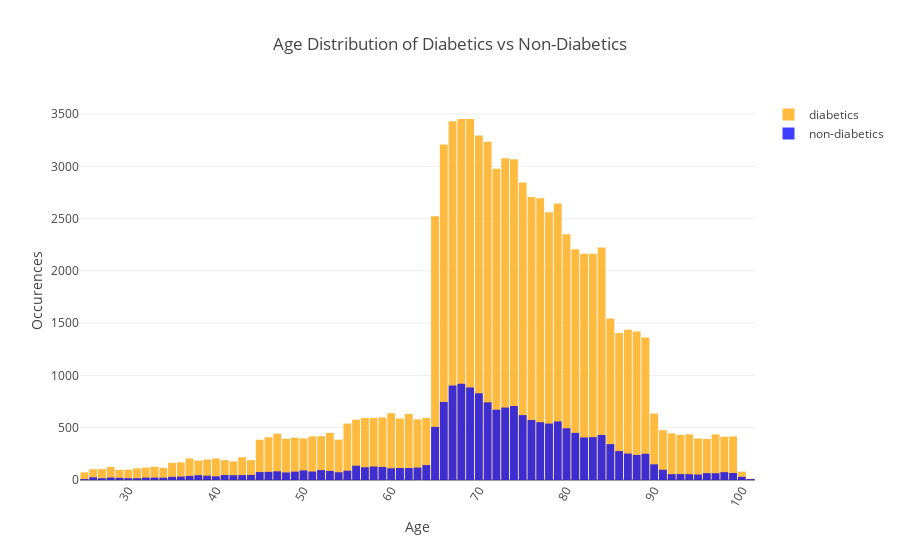

The notebook cell saved with this chart:
### Markdown cell above
### Diabetic vs non-Diabetic age distributions

### Code cell
import numpy as np
from plotly.offline import download_plotlyjs, init_notebook_mode, iplot
import plotly.graph_objs as go

# This is to use ployly offline
init_notebook_mode(connected=True)

iframe = None

#Original data
diab_data = go.Bar(x=diabetics['age'], y=diabetics['count'], name="diabetics", marker=dict(
        color='#FFA500'), opacity=0.75)
non_diab_data = go.Bar(x=non_diabetics['age'], y=non_diabetics['count'], name="non-diabetics", marker=dict(
        color='#0000FF'), opacity=0.75)

layout = go.Layout(
    title='Age Distribution of Diabetics vs Non-Diabetics', 
    xaxis={'title':'Age', 'tickangle': 300, 'exponentformat': 'none'}, 
    yaxis={'title':'Occurences'},
    showlegend=True,
    bargap=0.1,
    barmode='overlay')

data_all = [diab_data, non_diab_data]

fig = go.Figure(data=data_all, layout=layout)

iplot(fig, filename='overlaid histogram')

### Figure 1 — Plotly figure (JSON) as saved in the notebook; plotly's stock layout.template omitted (floating-point values rounded to 4 significant figures)
{"data": [{"marker": {"color": "#FFA500"}, "name": "diabetics", "opacity": 0.75, "type": "bar", "x": [25, 26, 27, 28, 29, 30, 31, 32, 33, 34, 35, 36, 37, 38, 39, 40, 41, 42, 43, 44, 45, 46, 47, 48, 49, 50, 51, 52, 53, 54, 55, 56, 57, 58, 59, 60, 61, 62, 63, 64, 65, 66, 67, 68, 69, 70, 71, 72, 73, 74, 75, 76, 77, 78, 79, 80, 81, 82, 83, 84, 85, 86, 87, 88, 89, 90, 91, 92, 93, 94, 95, 96, 97, 98, 99, 100, 101], "y": [73, 103, 106, 125, 97, 99, 112, 118, 127, 117, 164, 169, 206, 186, 196, 206, 190, 178, 218, 190, 385, 409, 443, 395, 405, 398, 417, 419, 451, 386, 540, 577, 593, 594, 599, 639, 588, 632, 580, 593, 2523, 3209, 3431, 3453, 3452, 3296, 3236, 2977, 3077, 3069, 2845, 2706, 2696, 2561, 2645, 2351, 2208, 2163, 2163, 2223, 1544, 1405, 1436, 1421, 1364, 635, 477, 446, 430, 437, 397, 393, 436, 414, 417, 80, 12]}, {"marker": {"color": "#0000FF"}, "name": "non-diabetics", "opacity": 0.75, "type": "bar", "x": [25, 26, 27, 28, 29, 30, 31, 32, 33, 34, 35, 36, 37, 38, 39, 40, 41, 42, 43, 44, 45, 46, 47, 48, 49, 50, 51, 52, 53, 54, 55, 56, 57, 58, 59, 60, 61, 62, 63, 64, 65, 66, 67, 68, 69, 70, 71, 72, 73, 74, 75, 76, 77, 78, 79, 80, 81, 82, 83, 84, 85, 86, 87, 88, 89, 90, 91, 92, 93, 94, 95, 96, 97, 98, 99, 100, 101], "y": [9, 26, 17, 24, 21, 18, 17, 23, 23, 22, 30, 33, 39, 46, 41, 35, 48, 46, 47, 49, 76, 78, 83, 72, 80, 92, 81, 95, 87, 74, 89, 137, 122, 129, 125, 112, 115, 115, 119, 143, 508, 747, 903, 920, 885, 829, 743, 672, 693, 708, 621, 574, 553, 540, 560, 495, 451, 407, 410, 431, 343, 277, 253, 240, 251, 150, 98, 56, 57, 56, 52, 66, 65, 75, 67, 30, 9]}], "layout": {"bargap": 0.1, "barmode": "overlay", "showlegend": true, "title": "Age Distribution of Diabetics vs Non-Diabetics", "xaxis": {"exponentformat": "none", "tickangle": 300, "title": "Age"}, "yaxis": {"title": "Occurences"}}}
